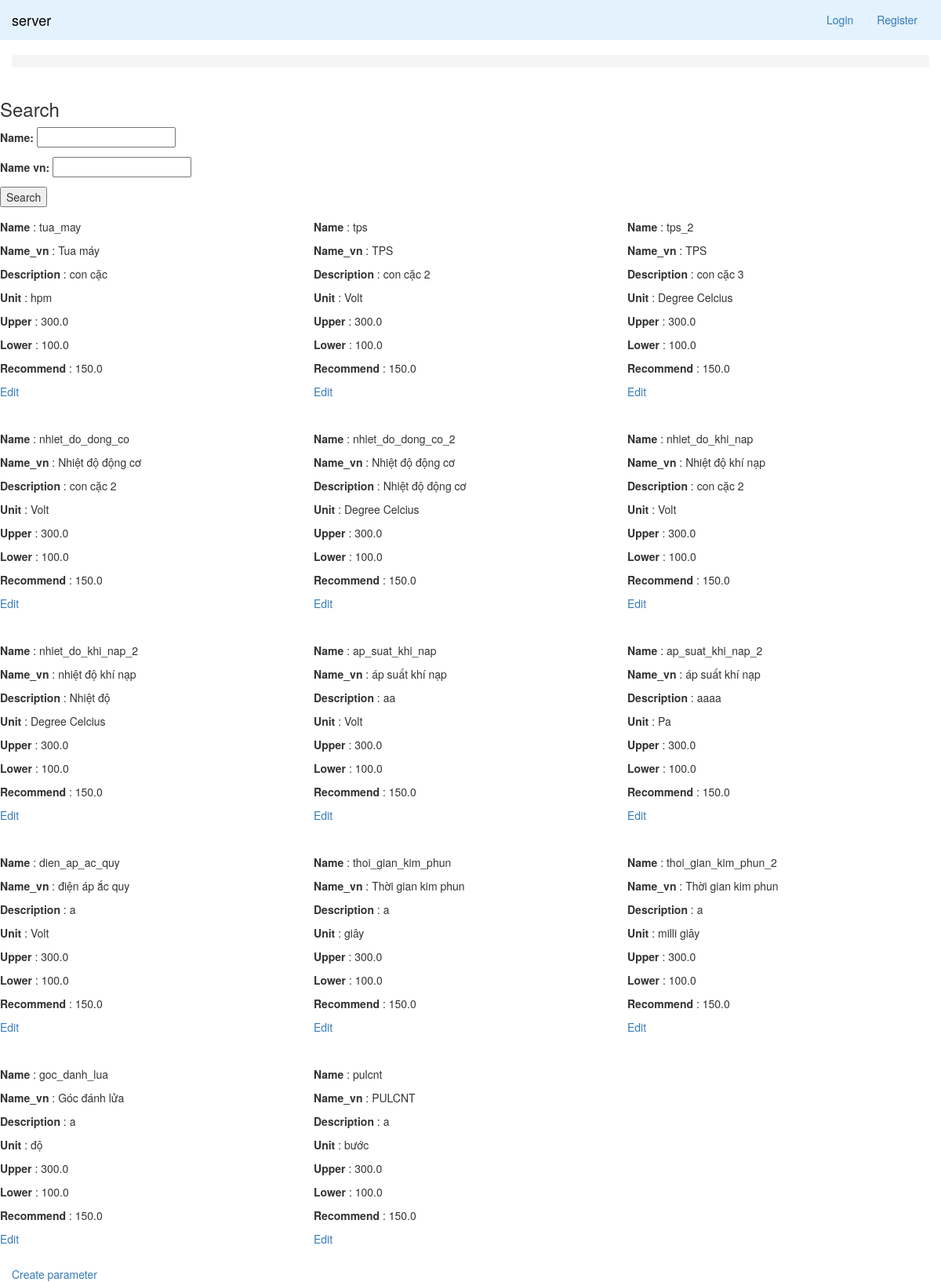
/parameter/, run on the app's committed database.
### firmware/models/Parameter.py (models this page shows)
class Parameter(models.Model):
    name = models.CharField(max_length=200, unique=True)
    name_vn = models.CharField(max_length=200)
    description = models.CharField(max_length=500)
    unit = models.CharField(max_length=200)
    upper = models.FloatField()
    lower = models.FloatField()
    recommend = models.FloatField()

### firmware/views/ParameterView.py (the view, shortened to what this page needs)
# urls.py: url(r'^parameter/$', ParameterView.as_view(), name='parameter'),
class ParameterView(View):
    template_name = 'firmware/parameter.html'
    def get_parameters(self):
        parameters = Parameter.objects.all()
        return parameters
    def get_items(self, parameters):
        items = []
        for parameter in parameters:
            item = {
                'id': parameter.id,
                'name': parameter.name,
                'name_vn': parameter.name_vn,
                'description': parameter.description,
                'unit': parameter.unit,
                'upper': parameter.upper,
                'lower': parameter.lower,
                'recommend': parameter.recommend
            }
            items.append(item)
        return items
    def get(self, request):
        parameters = self.get_parameters()
        items = self.get_items(parameters)
        context = {
            'items': items,
            'search_parameter_form': SearchParameterForm()
        }
        return TemplateResponse(request, self.template_name, context)

### firmware/forms/SearchParameterForm.py
class SearchParameterForm(forms.Form):
    name = forms.CharField(required=False)
    name_vn = forms.CharField(required=False)

### firmware/context_processors.py (called while the page is built)
def is_moderator(request):
    return request.user.groups.filter(name='moderator').exists()

def user(request):
    return {
        'user': request.user,
        'moderator': is_moderator(request)
    }

### templates/firmware/parameter.html (shortened to what this page needs)
{% extends 'includes/layout.html' %}
{% load static %}
{% load humanize %}
{% load mathfilters %}
{% block content %}
    <div class="row">
        {% if search_parameter_form %}
            <h3> Search </h3>
            <form method='post'>{% csrf_token %}
                {{ search_parameter_form.as_p }}
                <button type='submit'> Search </button>
            </form>
        {% endif %}
    </div>
    <div class="row">
        {% for item in items %}
            <div class='col-lg-4' style='margin: 15px 0'>
                <div class="row">
                    <p> <strong> Name </strong>: {{item.name}} </p>
                    <p> <strong> Name_vn </strong>: {{item.name_vn}} </p>
                    <p> <strong> Description </strong>: {{item.description}} </p>
                    <p> <strong> Unit </strong>: {{item.unit}} </p>
                    <p> <strong> Upper </strong>: {{item.upper}} </p>
                    <p> <strong> Lower </strong>: {{item.lower}} </p>
                    <p> <strong> Recommend </strong>: {{item.recommend}} </p>
                    <p> <a href='{% url 'firmware:parameter-edit' item.id %}'> Edit </a> </p>
                </div>
            </div>
        {% endfor %}
    </div>
    {% if not create_parameter_form and not parameter_edit_form %}
        <a href="{% url 'firmware:create-parameter' %}" class='button'> Create parameter</a>
    {% endif %}
{% endblock %}

### static/css/shop-homepage.css (style rules this page uses)
body { padding-top: 70px; }

### data on the page
Parameter: name "tua_may", name_vn "Tua máy", description "con cặc", unit "hpm", upper "300.0", lower "100.0", recommend "150.0"
Parameter: name "tps", name_vn "TPS", description "con cặc 2", unit "Volt", upper "300.0", lower "100.0", recommend "150.0"
Parameter: name "tps_2", name_vn "TPS", description "con cặc 3", unit "Degree Celcius", upper "300.0", lower "100.0", recommend "150.0"
Parameter: name "nhiet_do_dong_co", name_vn "Nhiệt độ động cơ", description "con cặc 2", unit "Volt", upper "300.0", lower "100.0", recommend "150.0"
Parameter: name "nhiet_do_dong_co_2", name_vn "Nhiệt độ động cơ", description "Nhiệt độ động cơ", unit "Degree Celcius", upper "300.0", lower "100.0", recommend "150.0"
Parameter: name "nhiet_do_khi_nap", name_vn "Nhiệt độ khí nạp", description "con cặc 2", unit "Volt", upper "300.0", lower "100.0", recommend "150.0"
Parameter: name "nhiet_do_khi_nap_2", name_vn "nhiệt độ khí nạp", description "Nhiệt độ", unit "Degree Celcius", upper "300.0", lower "100.0", recommend "150.0"
Parameter: name "ap_suat_khi_nap", name_vn "áp suất khí nạp", description "aa", unit "Volt", upper "300.0", lower "100.0", recommend "150.0"
Parameter: name "ap_suat_khi_nap_2", name_vn "áp suất khí nạp", description "aaaa", unit "Pa", upper "300.0", lower "100.0", recommend "150.0"
Parameter: name "dien_ap_ac_quy", name_vn "điện áp ắc quy", unit "Volt", upper "300.0", lower "100.0", recommend "150.0"
Parameter: name "thoi_gian_kim_phun", name_vn "Thời gian kim phun", unit "giây", upper "300.0", lower "100.0", recommend "150.0"
Parameter: name "thoi_gian_kim_phun_2", name_vn "Thời gian kim phun", unit "milli giây", upper "300.0", lower "100.0", recommend "150.0"
Parameter: name "goc_danh_lua", name_vn "Góc đánh lửa", unit "độ", upper "300.0", lower "100.0", recommend "150.0"
Parameter: name "pulcnt", name_vn "PULCNT", unit "bước", upper "300.0", lower "100.0", recommend "150.0"

### other printed values
{{ item.description }} "a" "a" "a" "a" "a"
